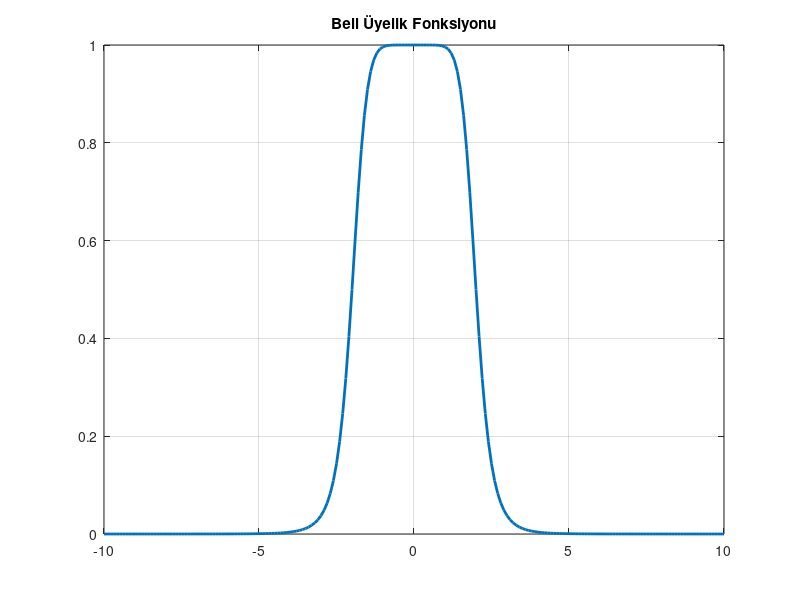

The MATLAB script that drew this image:
x = -10:0.1:10; % X ekseni aralığı
a = 2; b = 4; c = 0; % Parametreler (Genişlik, Eğim, Merkez)

% Yöntem A: Hazır Fonksiyon
y = gbellmf(x, [a, b, c]); 

% Yöntem B: Formül ile (Kütüphane yoksa bunu kullan)
% y = 1 ./ (1 + abs((x-c)./a).^(2*b));

plot(x, y, 'LineWidth', 2);
title('Bell Üyelik Fonksiyonu');
grid on;
